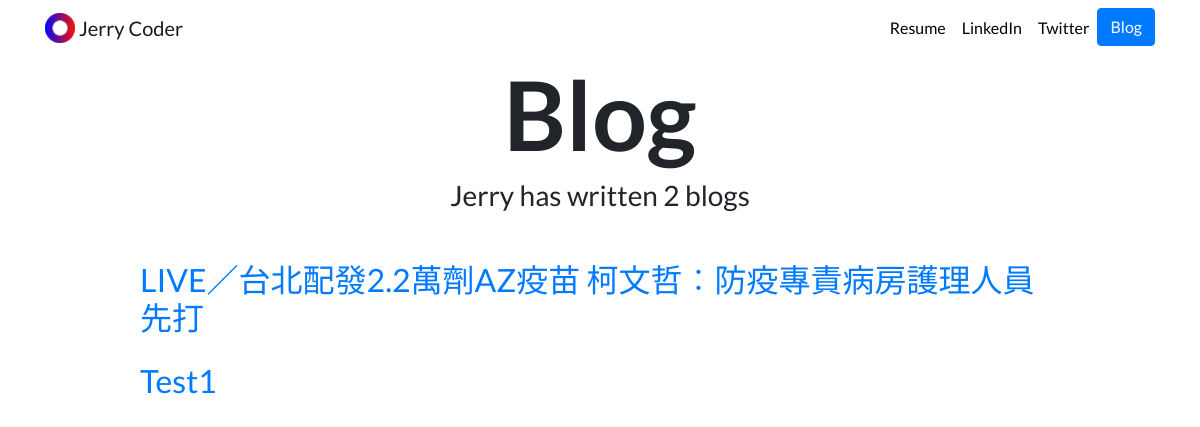
/blog/, run on an earlier commit of the app's database.
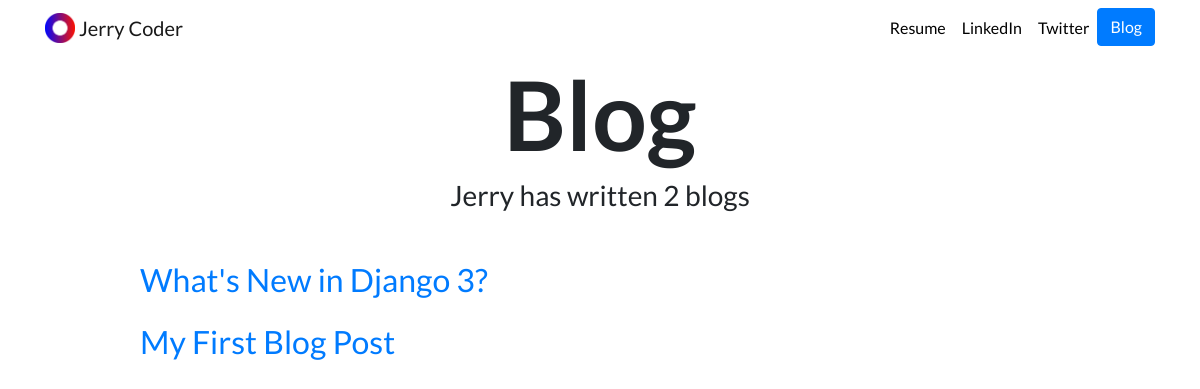
And on a later commit of the database.
### blog/models.py (models this page shows, shortened)
class Blog(models.Model):
    title = models.CharField(max_length=100)
    sub_title = models.CharField(max_length=80)
    create_date = models.DateField(auto_now_add=True)
    information = models.TextField(blank=True)
    image_url = models.CharField(max_length=255,blank=True)
    url = models.CharField(max_length=255,blank=True)

### blog/views.py (the view)
# urls.py: path('', views.all_blogs, name='all_blogs'),
def all_blogs(request):
    blogs = Blog.objects.order_by('-create_date')
    return render(request, 'blog/all_blogs.html', {'blogs':blogs})

### blog/templates/blog/all_blogs.html (shortened to what this page needs)
{% extends "portfolio/base.html" %}
{% load static %}
{% block content %}
<h1 id="blogtitle" class="font-weight-bold text-center">Blog</h1>
<h3 class="text-center mb-5">Jerry has written {{ blogs.count }} blog{{ blogs.count|pluralize }}</h3>
{% for blog in blogs %}
<div class="row justify-content-center my-3">
  <div class="col-md-10">
    <a href="{% url 'blog:detail' blog.id %}">
      <h2>{{ blog.title }}</h2>
    </a>
  </div>
</div>
{% endfor %}
{% endblock %}

### portfolio/templates/portfolio/base.html (shortened to what this page needs)
{% load static %}
<!doctype html>
<html lang="en">
<head>
  <link rel="stylesheet" href="https://stackpath.bootstrapcdn.com/bootstrap/4.4.1/css/bootstrap.min.css">
  <link rel="stylesheet" href="{% static "portfolio/custom.css" %}">
</head>
<body>
  <nav id="topNav" class="navbar navbar-expand-md navbar-light">
    <div class="container">
      <a class="navbar-brand" href="{% url 'index' %}">
        <img src="{% static "portfolio/Logo.png" %}" width="30" height="30" class="d-inline-block align-top" alt="Nick's Logo">
        <span>Jerry Coder</span>
      </a>
      <div class="collapse navbar-collapse text-center" id="navbarNav">
        <ul class="navbar-nav ml-auto">
          <li class="nav-item">
            <a class="nav-link" href="{% static "portfolio/resume.pdf" %}">Resume</a>
          </li>
          <li class="nav-item">
            <a class="nav-link" href="https://www.linkedin.com/" target="_blank">LinkedIn</a>
          </li>
          <li class="nav-item">
            <a class="nav-link" href="https://twitter.com/" target="_blank">Twitter</a>
          </li>
          <li>
            <a role="button" href="{% url 'blog:all_blogs' %}" class="btn btn-primary">Blog</a>
          </li>
        </ul>
      </div>
    </div>
  </nav>
  <div class="container">
    {% block content %}{% endblock %}
  </div>
</body>
</html>

### portfolio/static/portfolio/custom.css (style rules this page uses)
.navbar-nav .nav-link { color: rgba(0,0,0,1) !important; }
body { font-family: 'Lato', sans-serif; }
#blogtitle { font-size: 6rem; }

What changed in the data, as far as the page shows it:
removed Blog: title "LIVE／台北配發2.2萬劑AZ疫苗 柯文哲︰防疫專責病房護理人員先打"
removed Blog: title "Test1"
added Blog: title "What's New in Django 3?"
added Blog: title "My First Blog Post"
